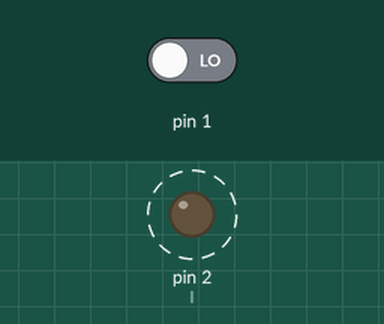
Bench run of a sketch on a simulated Arduino Uno, built with avr-gcc and run on an emulated ATmega328P. Parts: output pins drawn as LEDs (lit = HIGH). Dashed ring = blinking. Inputs (shaded band) come from the test bench; at power-on: pin 1 LOW.

Above: at 1.0 s.
Timing chart, 0 to 4.0 s (numbered marks = the images above):
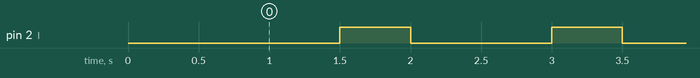

The sketch:

v21.ino
```cpp
int l = 2;
int th = 5;
int tl = 6;
int ch;


void setup()
{
pinMode (l, OUTPUT ); //LED
pinMode (th, INPUT); // Touch 1     pin in und out festlegung
pinMode (tl, INPUT); // Touch 2
digitalWrite (l, LOW); // LED Signal Deffinieren
delay (500);
}
void loop()
{
if (digitalRead (th = HIGH));
{
ch, + 50;
digitalWrite (l, ch);
delay (500);
if (ch > 255);
{
digitalWrite (l, 0);
}
}
delay (500);

if (digitalRead (tl = HIGH));
{
ch, - 50;
digitalWrite (l, ch);
if (ch < 2);
{
digitalWrite (l, 255);
}
}
delay (500);
}
```

Measured:
- by itself, pin 2 (l): alternates HIGH for 0.50 s and LOW for 1.0 s
